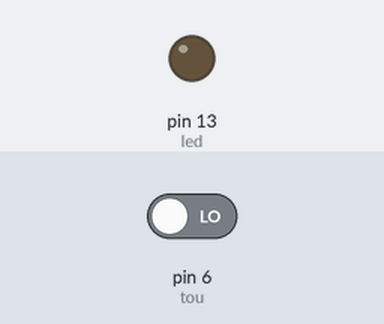
A sketch run on a simulated Arduino Uno, built with avr-gcc and run on an emulated ATmega328P. Parts: output pins drawn as LEDs (lit = HIGH). The test bench sets the inputs (shaded band); at power-on: pin 6 (tou) LOW.

Above: at 1.2 s.
1.3 s: pin 6 (tou) driven HIGH
At 2.2 s:
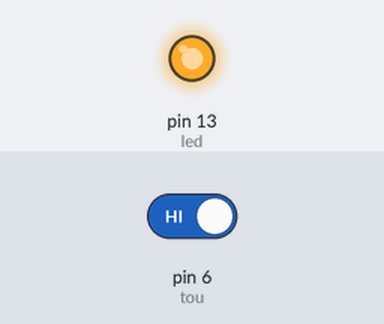
2.8 s: pin 6 (tou) driven LOW
At 3.4 s:
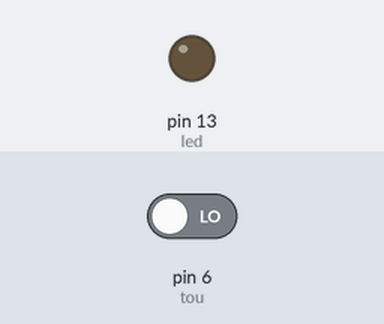
Timing chart, 0 to 5.8 s (numbered marks = the images above; inputs shaded):
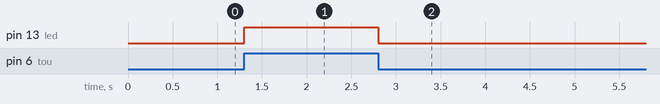

Measured:
- after the input at 1.3 s, pin 13 (led): LOW → HIGH at once
- after the input at 2.8 s, pin 13 (led): HIGH → LOW at once

The sketch:

touchtest.ino
```cpp
#define led LED_BUILTIN
#define tou 6

void setup() {
  // put your setup code here, to run once:
  pinMode(tou, INPUT);
  pinMode(led, OUTPUT);
  digitalWrite(led, LOW);
}

void loop() {
  // put your main code here, to run repeatedly:
  if(digitalRead(tou)==HIGH)
    digitalWrite(led,HIGH);
  else
    digitalWrite(led,LOW);
}
```
